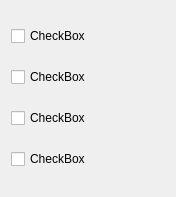
                   <widget class="QWidget" name="scrollAreaWidgetContents_3">
                    <property name="geometry">
                     <rect>
                      <x>0</x>
                      <y>0</y>
                      <width>176</width>
                      <height>197</height>
                     </rect>
                    </property>
                    <layout class="QVBoxLayout" name="verticalLayout_7">
                     <item>
                      <widget class="QCheckBox" name="assigned_to_check_1">
                       <property name="text">
                        <string>CheckBox</string>
                       </property>
                      </widget>
                     </item>
                     <item>
                      <widget class="QCheckBox" name="assigned_to_check_2">
                       <property name="text">
                        <string>CheckBox</string>
                       </property>
                      </widget>
                     </item>
                     <item>
                      <widget class="QCheckBox" name="assigned_to_check_3">
                       <property name="text">
                        <string>CheckBox</string>
                       </property>
                      </widget>
                     </item>
                     <item>
                      <widget class="QCheckBox" name="assigned_to_check_4">
                       <property name="text">
                        <string>CheckBox</string>
                       </property>
                      </widget>
                     </item>
                    </layout>
                   </widget>
